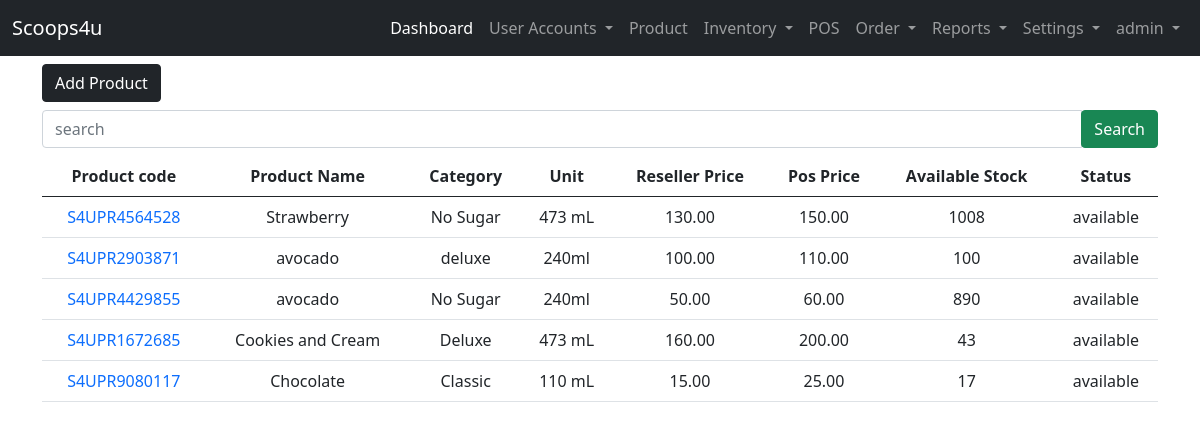
/user-site/product/ (signed in), run on an earlier commit of the app's database.
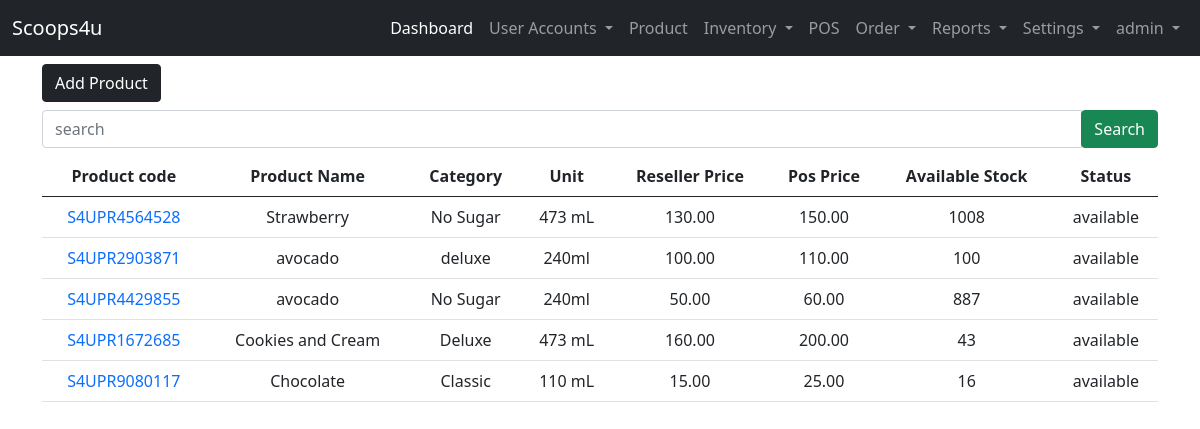
And on a later commit of the database.
### admin_site/models.py (models this page shows, shortened)
class Product(models.Model):
    STATUS = (("available","available"),("not available","not available"))
    product_code =  models.CharField(unique=True, max_length=200, verbose_name='Product Code')
    product_category =  models.CharField(max_length=200, verbose_name='Category')
    product_name=  models.CharField(max_length=200, verbose_name='Product Name')
    product_unit =  models.CharField(max_length=200, verbose_name='Unit')
    product_ResellerPrice =  models.DecimalField( max_digits=10,  decimal_places=2,null=True, verbose_name='Reseller Price')
    product_price =  models.DecimalField( max_digits=10, decimal_places=2,null=True, verbose_name='Pos Price')
    product_stock =  models.BigIntegerField(null=True, verbose_name='Available Stock')
    product_status =  models.CharField(max_length=200, choices=STATUS, verbose_name='Status')

### admin_site/views.py (the view)
# urls.py: path('product/', views.list_products, name='list_product'),
@login_required(login_url='landing_page:login')
def list_products(request):
    list_products = Product.objects.all().order_by('-id')
    context = {'list_products':list_products}
    return render(request, 'admin_site/products/product.html', context)

### templates/admin_site/products/product.html (shortened to what this page needs)
{% extends 'admin_site/base.html' %}
{% block content %}
<a href="{% url 'admin_site:add_product' %}" class="btn btn-dark">Add Product</a>
<form action="{% url 'admin_site:search_product' %}" method="GET" class="my-2">
    <div class="input-group">
        <input type="text" class="form-control" name="search" placeholder="search" required>
        <div class="input-group-append">
            <button class="btn btn-success" type="submit">Search</button>
        </div>
    </div>
</form>
<table class="table table-hover text-center">
    <thead>
    <tr>
        <th>Product code </th>
        <th>Product Name</th>
        <th>Category</th>
        <th>Unit</th>
        <th>Reseller Price</th>
        <th>Pos Price</th>
        <th>Available Stock</th>
        <th>Status</th>
    </tr>
    </thead>
    {% if list_products %}
    <tbody>
        {% for list in list_products %}
    <tr>
        <td><a href="{% url 'admin_site:view_product' list.id %}" class="text-decoration-none">{{ list.product_code }}</a></td>
        <td>{{ list.product_name }}</td>
        <td>{{ list.product_category }}</td>
        <td>{{ list.product_unit }}</td>
        <td>{{ list.product_ResellerPrice }}</td>
        <td>{{ list.product_price }}</td>
        <td>{{ list.product_stock }}</td>
        <td>{{ list.product_status }}</td>
    </tr>
        {% endfor %}
    </tbody>
    {% endif %}
</table>
{% endblock content %}

What changed in the data, as far as the page shows it:
changed Product "S4UPR4429855": product_stock "890" → "887"
changed Product "S4UPR9080117": product_stock "17" → "16"
